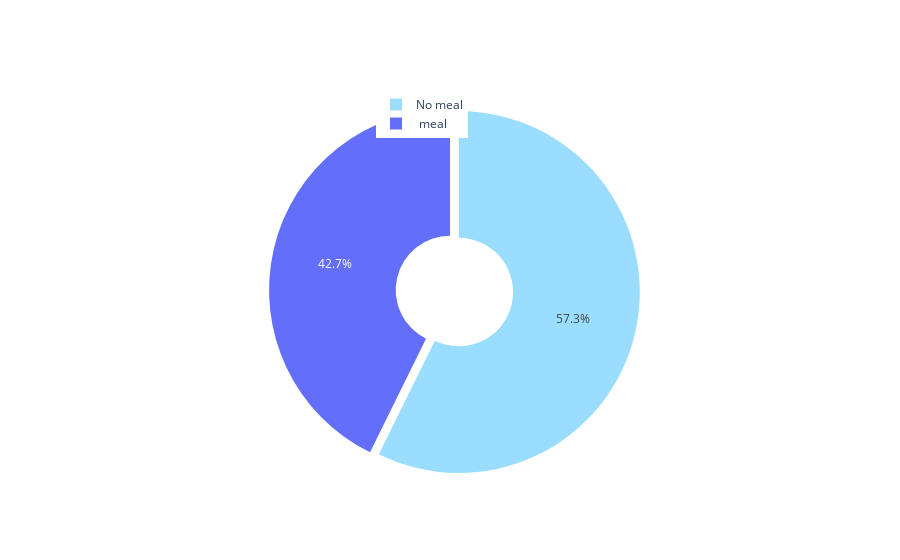

Here is the notebook cell this chart was saved with:
### Code cell
mapp={0:'No meal',1:' meal'}
colors=['#9bddff','#tf6900']
label=list(df['wants_in_flight_meals'].map(mapp).value_counts().index)
value=list(df['wants_in_flight_meals'].map(mapp).value_counts().values)
# Use `hole` to create a donut-like pie chart
fig = go.Figure(data=[go.Pie(labels=label, values=value, hole=.3,pull=[0.05],marker_colors=colors)])
fig.update_layout(legend=dict(yanchor="bottom", y=0.9, xanchor="left", x=0.4))
fig.show()

### Figure 1 — Plotly figure (JSON) as saved in the notebook; plotly's stock layout.template omitted (floating-point values rounded to 4 significant figures)
{"data": [{"hole": 0.3, "labels": ["No meal", " meal"], "marker": {"colors": ["#9bddff", "#tf6900"]}, "pull": [0.05], "type": "pie", "values": [28643, 21357]}], "layout": {"legend": {"x": 0.4, "xanchor": "left", "y": 0.9, "yanchor": "bottom"}}}
